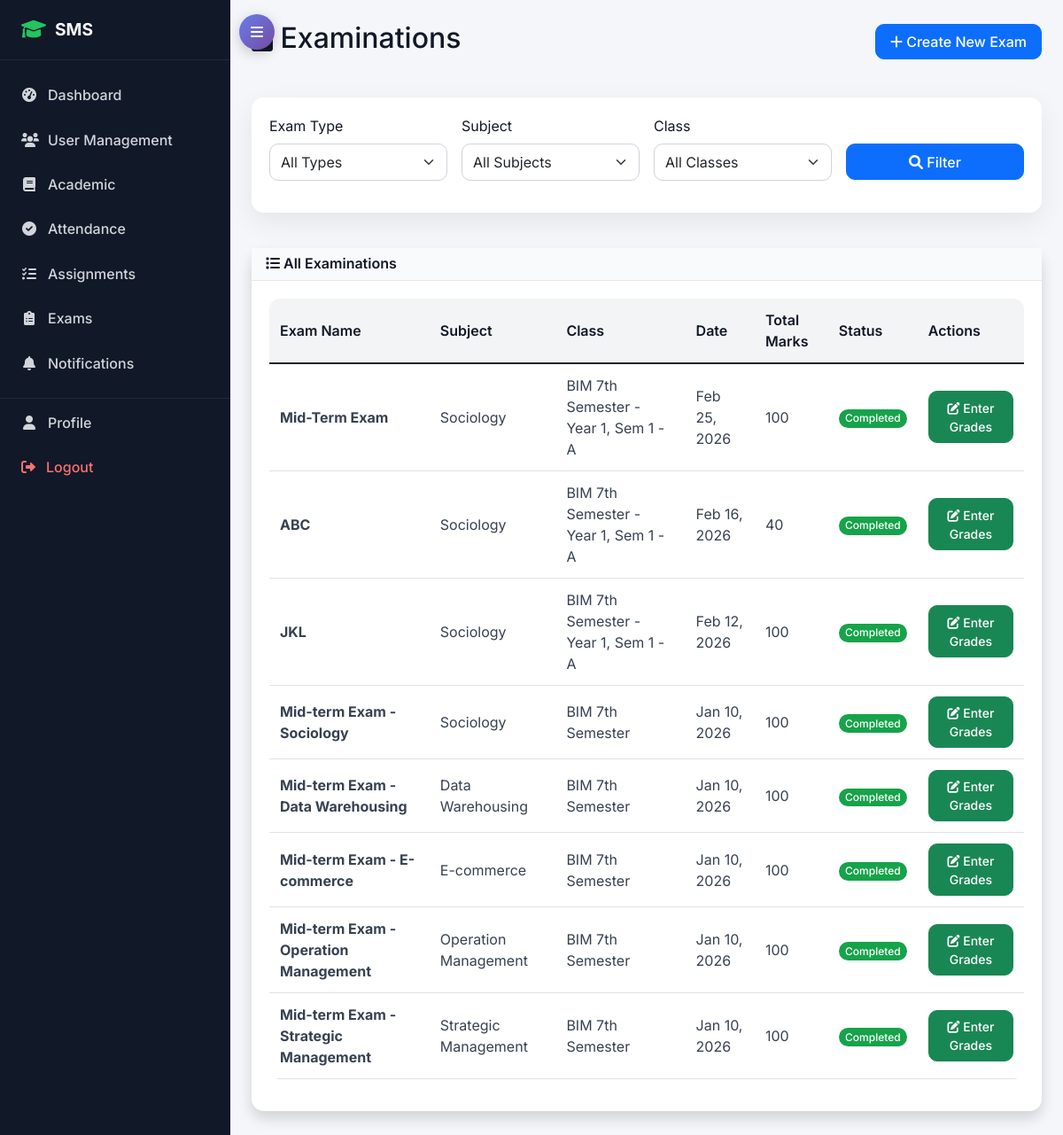
The page /examination/exams/ (signed in) on the database its author committed.
### examination/models.py (models this page shows, shortened)
class Examination(models.Model):
    name = models.CharField(max_length=100)
    exam_type = models.ForeignKey(ExamType, on_delete=models.CASCADE)
    subject = models.ForeignKey(Subject, on_delete=models.CASCADE)
    class_for = models.ForeignKey(Class, on_delete=models.CASCADE)
    exam_date = models.DateField()
    start_time = models.TimeField()
    end_time = models.TimeField()
    total_marks = models.PositiveIntegerField()
    passing_marks = models.PositiveIntegerField()
    instructions = models.TextField(blank=True)
    created_by = models.ForeignKey(TeacherProfile, on_delete=models.CASCADE)
    created_at = models.DateTimeField(auto_now_add=True)

### academic/models.py (models this page shows, shortened)
class Subject(models.Model):
    organization = models.ForeignKey('saas.Organization', on_delete=models.CASCADE, related_name='subjects', null=True, blank=True)
    name = models.CharField(max_length=100)
    code = models.CharField(max_length=20)
    course = models.ForeignKey(Course, on_delete=models.CASCADE)
    semester = models.PositiveIntegerField()
    year = models.PositiveIntegerField()  # 1st year, 2nd year, etc.
    credits = models.PositiveIntegerField(default=3)
    description = models.TextField(blank=True)
    class Meta:
        constraints = [
            models.UniqueConstraint(fields=['organization', 'code', 'course'], name='unique_subject_code_course_per_org'),
        ]

class Class(models.Model):
    organization = models.ForeignKey('saas.Organization', on_delete=models.CASCADE, related_name='classes', null=True, blank=True)
    name = models.CharField(max_length=50)
    course = models.ForeignKey(Course, on_delete=models.CASCADE)
    year = models.PositiveIntegerField()  # 1st year, 2nd year, etc.
    semester = models.PositiveIntegerField()
    section = models.CharField(max_length=10)
    academic_year = models.ForeignKey(AcademicYear, on_delete=models.CASCADE)
    class_teacher = models.ForeignKey(TeacherProfile, on_delete=models.SET_NULL, null=True, blank=True, related_name='class_teacher_for')
    class Meta:
        constraints = [
            models.UniqueConstraint(fields=['organization', 'course', 'year', 'semester', 'section', 'academic_year'], name='unique_class_per_org'),
        ]

### examination/views.py (the view, shortened to what this page needs)
# urls.py: path('exams/', views.exam_list, name='exam_list'),
@login_required
def exam_list(request):
    if request.user.user_type == 'student':
        try:
            enrollment = request.user.student_profile.get_current_enrollment()
            if enrollment:
                exams = Examination.objects.filter(
                    class_for=enrollment.class_enrolled
                ).select_related('subject', 'exam_type', 'created_by__user')
            else:
                exams = Examination.objects.none()
        except (StudentProfile.DoesNotExist, AttributeError):
            exams = Examination.objects.none()
    else:  # admin
        exams = Examination.objects.all().select_related('subject', 'exam_type', 'created_by__user', 'class_for')
    context = {
        'exams': exams.order_by('-exam_date'),
        'can_create': request.user.user_type in ['admin', 'teacher'],
        'today': timezone.now().date()
    }
    return render(request, 'examination/exam_list.html', context)

### accounts/auth_backend.py (called while the page is built)
    def get_user(self, user_id):
        try:
            db_alias = get_tenant_db()
            if db_alias and db_alias != 'default':
                return User.objects.using(db_alias).get(pk=user_id)
            return User.objects.get(pk=user_id)
        except User.DoesNotExist:
            return None

### saas/context_processors.py (called while the page is built)
def tenant_context(request):
    return {
        'current_organization': getattr(request, 'organization', None),
        'current_subscription': getattr(request, 'subscription', None),
    }

### saas/db_router.py (called while the page is built)
def set_tenant_db(organization_id=None):
    if organization_id:
        if isinstance(organization_id, str) and organization_id.startswith('tenant_'):
            _thread_locals.tenant_db = organization_id
        else:
            _thread_locals.tenant_db = f'tenant_{organization_id}'
    else:
        _thread_locals.tenant_db = 'default'

def get_tenant_db():
    return getattr(_thread_locals, 'tenant_db', 'default')

def clear_tenant_db():
    if hasattr(_thread_locals, 'tenant_db'):
        delattr(_thread_locals, 'tenant_db')

### saas/utils.py (called while the page is built)
def get_host_without_port(request):
    host = request.get_host().split(':', 1)[0].strip().lower()
    return host

def resolve_organization_from_request(request):
    host = get_host_without_port(request)
    organization = Organization.objects.filter(
        domains__domain__iexact=host,
        domains__is_active=True,
        is_active=True,
    ).distinct().first()
    if organization:
        return organization
    if host not in LOCAL_HOSTS:
        subdomain = host.split('.')[0]
        organization = Organization.objects.filter(subdomain=subdomain, is_active=True).first()
        if organization:
            return organization
    if settings.DEBUG and host in LOCAL_HOSTS:
        active_organizations = Organization.objects.filter(is_active=True).order_by('created_at')
        if active_organizations.count() == 1:
            return active_organizations.first()
    return None

def get_active_subscription(organization):
    if not organization:
        return None
    return organization.subscriptions.select_related('plan').order_by('-created_at').first()

### templates/examination/exam_list.html (shortened to what this page needs)
{% extends 'base.html' %}
{% block content %}
<div class="row">
    <div class="col-12">
        <div class="d-flex justify-content-between align-items-center mb-4">
            <h2><i class="fas fa-clipboard-list"></i> Examinations</h2>
            {% if user.user_type == 'admin' or user.user_type == 'teacher' %}
            <a href="{% url 'examination:create_exam' %}" class="btn btn-primary">
                <i class="fas fa-plus"></i> Create New Exam
            </a>
            {% endif %}
        </div>
    </div>
</div>
<div class="row mb-4">
    <div class="col-12">
        <div class="card">
            <div class="card-body">
                <form class="row g-3">
                    <div class="col-md-3">
                        <label for="examType" class="form-label">Exam Type</label>
                        <select class="form-select" id="examType">
                            <option value="">All Types</option>
                        </select>
                    </div>
                    <div class="col-md-3">
                        <label for="subject" class="form-label">Subject</label>
                        <select class="form-select" id="subject">
                            <option value="">All Subjects</option>
                        </select>
                    </div>
                    <div class="col-md-3">
                        <label for="class" class="form-label">Class</label>
                        <select class="form-select" id="class">
                            <option value="">All Classes</option>
                        </select>
                    </div>
                    <div class="col-md-3">
                        <label class="form-label">&nbsp;</label>
                        <div class="d-grid">
                            <button type="button" class="btn btn-primary">
                                <i class="fas fa-search"></i> Filter
                            </button>
                        </div>
                    </div>
                </form>
            </div>
        </div>
    </div>
</div>
<div class="row">
    <div class="col-12">
        <div class="card shadow">
            <div class="card-header bg-primary text-white">
                <h6 class="m-0"><i class="fas fa-list"></i> All Examinations</h6>
            </div>
            <div class="card-body">
                {% if exams %}
                <div class="table-responsive">
                    <table class="table table-hover">
                        <thead>
                            <tr>
                                <th>Exam Name</th>
                                <th>Subject</th>
                                <th>Class</th>
                                <th>Date</th>
                                <th>Total Marks</th>
                                <th>Status</th>
                                {% if user.user_type == 'admin' or user.user_type == 'teacher' %}
                                <th>Actions</th>
                                {% endif %}
                            </tr>
                        </thead>
                        <tbody>
                            {% for exam in exams %}
                            <tr>
                                <td><strong>{{ exam.name }}</strong></td>
                                <td>{{ exam.subject.name }}</td>
                                <td>{{ exam.class_for.name }}</td>
                                <td>{{ exam.exam_date|date:"M d, Y" }}</td>
                                <td>{{ exam.total_marks }}</td>
                                <td>
                                    {% if exam.exam_date > today %}
                                    <span class="badge bg-warning">Upcoming</span>
                                    {% else %}
                                    <span class="badge bg-success">Completed</span>
                                    {% endif %}
                                </td>
                                {% if user.user_type == 'admin' or user.user_type == 'teacher' %}
                                <td>
                                    <a href="{% url 'examination:enter_results' exam.id %}" class="btn btn-sm btn-success" title="Enter/Edit Results">
                                        <i class="fas fa-edit"></i> Enter Grades
                                    </a>
                                </td>
                                {% endif %}
                            </tr>
                            {% endfor %}
                        </tbody>
                    </table>
                </div>
                {% endif %}
            </div>
        </div>
    </div>
</div>
{% endblock %}

### rows shown on the page
Examination: name "Mid-Term Exam", subject.name "Sociology", class_for.name "BIM 7th Semester - Year 1, Sem 1 - A", exam_date "Feb 25, 2026", total_marks "100", shows "Completed"
Examination: name "ABC", subject.name "Sociology", class_for.name "BIM 7th Semester - Year 1, Sem 1 - A", exam_date "Feb 16, 2026", total_marks "40", shows "Completed"
Examination: name "JKL", subject.name "Sociology", class_for.name "BIM 7th Semester - Year 1, Sem 1 - A", exam_date "Feb 12, 2026", total_marks "100", shows "Completed"
Examination: name "Mid-term Exam - Sociology", subject.name "Sociology", class_for.name "BIM 7th Semester", exam_date "Jan 10, 2026", total_marks "100", shows "Completed"
Examination: name "Mid-term Exam - Data Warehousing", subject.name "Data Warehousing", class_for.name "BIM 7th Semester", exam_date "Jan 10, 2026", total_marks "100", shows "Completed"
Examination: name "Mid-term Exam - E-commerce", subject.name "E-commerce", class_for.name "BIM 7th Semester", exam_date "Jan 10, 2026", total_marks "100", shows "Completed"
Examination: name "Mid-term Exam - Operation Management", subject.name "Operation Management", class_for.name "BIM 7th Semester", exam_date "Jan 10, 2026", total_marks "100", shows "Completed"
Examination: name "Mid-term Exam - Strategic Management", subject.name "Strategic Management", class_for.name "BIM 7th Semester", exam_date "Jan 10, 2026", total_marks "100", shows "Completed"
